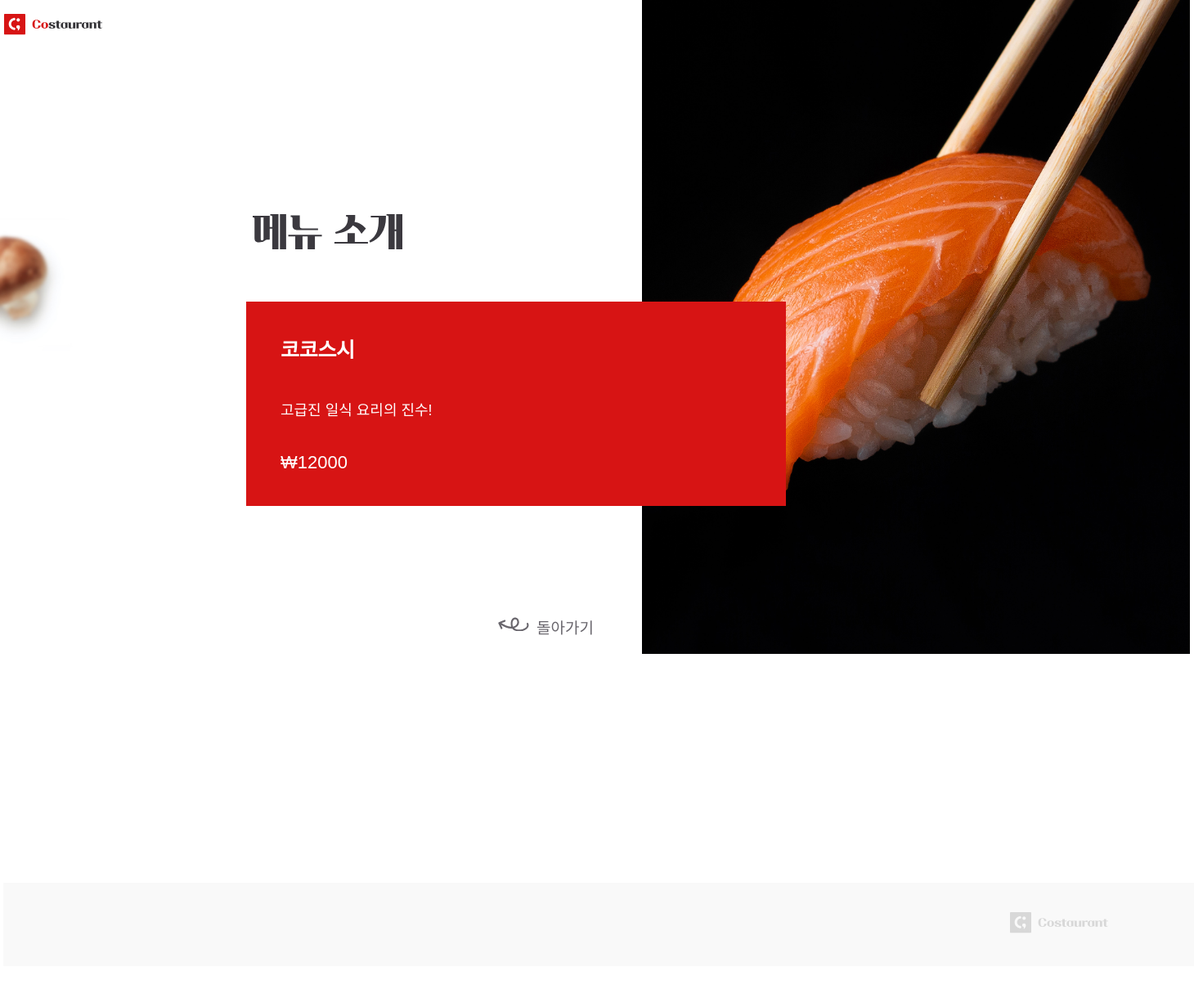
Screenshot of /menus/1/ with the database file from the repository.
### menus/models.py (models this page shows, shortened)
class Menu(models.Model):
    name = models.CharField(max_length=80)
    name_eng = models.CharField(max_length=80)
    description = models.CharField(max_length=120)
    price = models.IntegerField()
    img_path = models.CharField(max_length=255)

### menus/views.py (the view)
# urls.py: path('<int:pk>/', views.menu_detail)
def menu_detail(request, pk):
    context = dict()
    menu = Menu.objects.get(id=pk)
    context['menu'] = menu
    return render(request, 'menus/detail.html', context=context )

### menus/templates/menus/detail.html (shortened to what this page needs)
{% load static %}
<!DOCTYPE html>
<html>
<head>
    <link rel="stylesheet" href="{% static 'menus/css/detail_styles.css' %}">
    <link rel="stylesheet" type="text/css" href="https://cdn.rawgit.com/moonspam/NanumSquare/master/nanumsquare.css">
</head>
<body>
    <div id="header">
        <div class="container">
            <div class="nav">
                <a href='/menus/'>
                    <img src="{% static 'menus/images/logo-color.svg' %}">
                </a>
        </div>
    </div>
    <div id="content">
        <div class="container">
            <div class="header">
                <h2>
                    <img src="{% static 'menus/images/menu-txt.svg' %}"></img>
                </h2>
                <div class="menu_img">
                    <img src={% get_static_prefix %}{{menu.img_path}}></img>
                </div>
                <div class="menu_info">
                    <h3>{{menu.name}}</h3>
                    <h4>{{menu.eng_description}}</h4>
                    <p class="menu-desc">{{menu.description}}</p>
                    <p class="price">&#8361;{{menu.price}}</p>
                </div>
                <div class="back-main">
                    <a href='/menus/'>돌아가기</a>
                </div>
            </div>
        </div>
    </div>
    <div id="footer">
        <div class="container">
            <div class="footer">
                <img src="{% static 'menus/images/logo-gray.svg' %}">
            </div>
        </div>
    </div>
</body>    <div id="footer">

### menus/static/menus/css/detail_styles.css (style rules this page uses)
h1,h2,h3,h4,p,a,ul,li { margin: 0; padding: 0; font-family : 'NanumSquare', sans-serif; font-weight: 200; list-style: none; text-decoration: none; outline: none; }
body { margin: 0; padding: 0; background: #fff; }
img { margin: 0; padding: 0; border: 0; }
#header,#content,#footer { min-width: 1280px; }
#content { height: 100%; background: url(../images/bg-img-mashroom.jpg) no-repeat left top/92px 169px; }
#footer { background: url(../images/bg-rectangle.svg) no-repeat right bottom/1456px; margin-top:300px; }
.container { position: relative; width: 1450px; margin: 0 auto; }
.nav { height: 60px; padding-top: 17px; box-sizing: border-box; }
.header { padding-left: 296px; }
.header h2 { margin-top: 202px; margin-bottom: 58px; padding-left: 8px; }
.menu_img { position: absolute; top: -262px; right: 0; z-index: -1; }
.menu_img img { width: 670px; height: 800px; object-fit: cover; object-position: center; }
.menu_info { background: #D71414; display: inline-block; width: 660px; color: #fff; padding: 39px 0 40px 42px; box-sizing: border-box; }
.menu_info h3 { font-size: 25px; font-weight: 600; letter-spacing: -0.3px; }
.menu_info h4 { font-size: 16px; font-weight: 500; letter-spacing: -0.3px; color: #f0afaf; padding: 10px 0 33px; }
.menu_info .menu-desc { font-size: 18px; padding-bottom: 40px; }
.menu_info .price { font-size: 22px; font-weight: 500; }
.back-main { margin: 134px 0 0 355px; }
.back-main a { position: relative; display: inline-block; font-size: 19px; font-weight: 500; color: #69666d; transition: 0.2s all; }
.back-main a:after { content: ""; position: absolute; display: block; width: 70px; height: 25px; background: url(../images/back.svg) no-repeat; top: 2px; left: -50px; transition: 0.2s all; }
.footer { text-align: right; padding: 36px 100px 36px 0; }

### rows the page displays
Menu: img_path (picture), name "코코스시", description "고급진 일식 요리의 진수!", price "12000"
